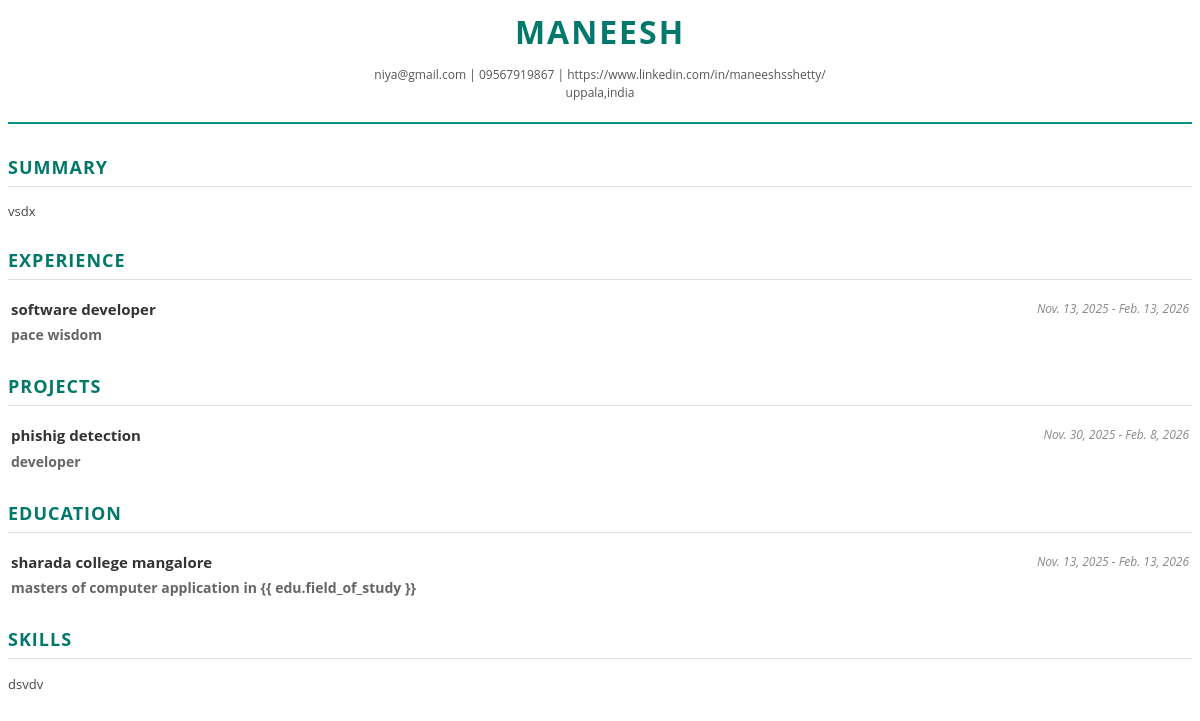
/resume/22/view/, run on the app's committed database.
### resume/models.py (models this page shows, shortened)
class Resume(models.Model):
    full_name = models.CharField(max_length=200)
    email = models.EmailField()
    phone = models.CharField(max_length=20)
    address = models.CharField(max_length=300, blank=True)
    linkedin_url = models.URLField(blank=True)
    website_url = models.URLField(blank=True)
    summary = models.TextField(blank=True)
    skills = models.TextField(help_text="Comma-separated list of skills")
    created_at = models.DateTimeField(auto_now_add=True)
    updated_at = models.DateTimeField(auto_now=True)

class Experience(models.Model):
    resume = models.ForeignKey(Resume, on_delete=models.CASCADE, related_name='experience')
    job_title = models.CharField(max_length=200)
    company = models.CharField(max_length=200)
    location = models.CharField(max_length=200, blank=True)
    start_date = models.DateField()
    end_date = models.DateField(null=True, blank=True)
    is_current = models.BooleanField(default=False)
    description = models.TextField(blank=True)

class Project(models.Model):
    resume = models.ForeignKey(Resume, on_delete=models.CASCADE, related_name='projects')
    title = models.CharField(max_length=200)
    role = models.CharField(max_length=200, blank=True)
    start_date = models.DateField()
    end_date = models.DateField(null=True, blank=True)
    description = models.TextField(blank=True)

class Education(models.Model):
    resume = models.ForeignKey(Resume, on_delete=models.CASCADE, related_name='education')
    institution = models.CharField(max_length=200)
    degree = models.CharField(max_length=200)
    field_of_study = models.CharField(max_length=200, blank=True)
    start_date = models.DateField()
    end_date = models.DateField(null=True, blank=True)
    description = models.TextField(blank=True)

### resume/views.py (the view)
# urls.py: path('resume/<int:resume_id>/view/', views.view_resume, name='view_resume'),
def view_resume(request, resume_id, template_name='sample'):
    resume = get_object_or_404(Resume, pk=resume_id)
    template_path = f'resume/pdf/{template_name}.html'
    return render(request, template_path, {'resume': resume})

### resume/templates/resume/pdf/sample.html (shortened to what this page needs)
<!DOCTYPE html>
<html>
<head>
</head>
<body>
    <div class="header">
        <div class="name">{{ resume.full_name }}</div>
        <div class="contact-info">
            {{ resume.email }} | {{ resume.phone }}
            {% if resume.linkedin_url %}| {{ resume.linkedin_url }} {% endif %}
            <br>
            {{ resume.address }}
        </div>
    </div>
    {% if resume.summary %}
    <div class="section">
        <div class="section-header">Summary</div>
        <div class="description">{{ resume.summary }}</div>
    </div>
    {% endif %}
    <div class="section">
        <div class="section-header">Experience</div>
        {% for exp in resume.experience.all %}
        <div class="item">
            <table class="title-table">
                <tr>
                    <td style="width: 70%;">
                        <span class="job-title">{{ exp.job_title }}</span>
                    </td>
                    <td class="date-location">
                        {{ exp.start_date }} - {% if exp.is_current %}Present{% else %}{{ exp.end_date }}{% endif %}
                    </td>
                </tr>
                <tr>
                    <td colspan="2">
                        <span class="company-name">{{ exp.company }}</span>
                    </td>
                </tr>
            </table>
        </div>
        {% endfor %}
    </div>
    <div class="section">
        <div class="section-header">Projects</div>
        {% for proj in resume.projects.all %}
        <div class="item">
            <table class="title-table">
                <tr>
                    <td style="width: 70%;">
                        <span class="job-title">{{ proj.title }}</span>
                    </td>
                    <td class="date-location">
                        {{ proj.start_date }} - {% if proj.end_date %}{{ proj.end_date }}{% else %}Present{% endif %}
                    </td>
                </tr>
                <tr>
                    <td colspan="2">
                        <span class="company-name">{% if proj.role %}{{ proj.role }}{% endif %}</span>
                    </td>
                </tr>
            </table>
        </div>
        {% endfor %}
    </div>
    <div class="section">
        <div class="section-header">Education</div>
        {% for edu in resume.education.all %}
        <div class="item">
            <table class="title-table">
                <tr>
                    <td style="width: 70%;">
                        <span class="job-title">{{ edu.institution }}</span>
                    </td>
                    <td class="date-location">
                        {{ edu.start_date }} - {% if edu.end_date %}{{ edu.end_date }}{% else %}Present{% endif %}
                    </td>
                </tr>
                <tr>
                    <td colspan="2">
                        <span class="company-name">{{ edu.degree }} {% if edu.field_of_study %} in {{ edu.field_of_study
                            }}{% endif %}</span>
                    </td>
                </tr>
            </table>
        </div>
        {% endfor %}
    </div>
    <div class="section">
        <div class="section-header">Skills</div>
        <div class="description skills-list">
            {{ resume.skills|linebreaksbr }}
        </div>
    </div>
</body>
</html>

### resume/templates/resume/pdf/sample.html (style rules this page uses)
body { font-family: 'Open Sans', Helvetica, Arial, sans-serif; color: #333; line-height: 1.5; font-size: 14px; }
.header { text-align: center; margin-bottom: 30px; border-bottom: 2px solid #009688; padding-bottom: 20px; }
.name { font-size: 32px; font-weight: bold; text-transform: uppercase; color: #00796b; letter-spacing: 2px; }
.contact-info { font-size: 12px; color: #555; margin-top: 10px; }
.section { margin-top: 25px; margin-bottom: 20px; }
.section-header { font-size: 18px; font-weight: bold; color: #00796b; text-transform: uppercase; border-bottom: 1px solid #ddd; padding-bottom: 5px; margin-bottom: 15px; letter-spacing: 1px; }
.item { margin-bottom: 15px; }
.title-table { width: 100%; }
.job-title { font-weight: bold; font-size: 15px; color: #333; }
.company-name { font-weight: bold; color: #666; font-size: 14px; }
.date-location { text-align: right; font-size: 12px; color: #888; font-style: italic; }
.description { font-size: 13px; color: #444; text-align: justify; margin-top: 5px; }
.skills-list { line-height: 1.6; }

### data on the page
Resume: full_name "MANEESH", email "niya@gmail.com", phone "09567919867", linkedin_url "https://www.linkedin.com/in/maneeshsshetty/", address "uppala,india", summary "vsdx", skills "dsvdv"
Experience: job_title "software developer", start_date "Nov. 13, 2025", end_date "Feb. 13, 2026", company "pace wisdom"
Project: title "phishig detection", start_date "Nov. 30, 2025", end_date "Feb. 8, 2026", role "developer"
Education: institution "sharada college mangalore", start_date "Nov. 13, 2025", end_date "Feb. 13, 2026", degree "masters of computer application", field_of_study "in {{ edu.field_of_study }}"
